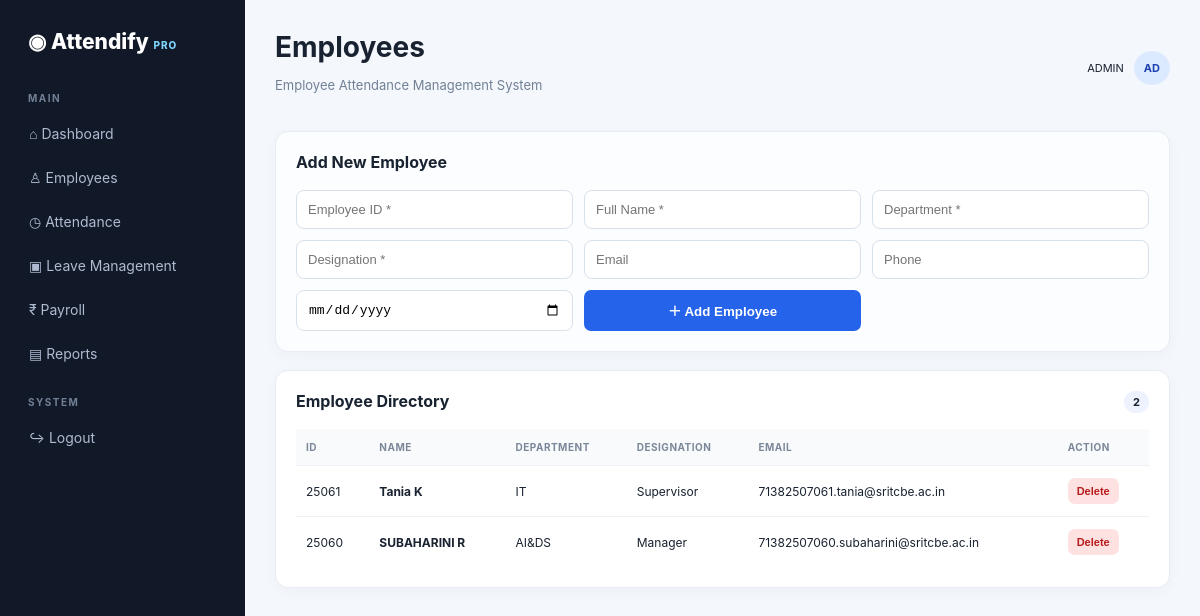
Page /employees (signed in) on the committed database.
### tables this page shows
CREATE TABLE employees(
        id INTEGER PRIMARY KEY AUTOINCREMENT,
        emp_id TEXT UNIQUE NOT NULL,
        name TEXT NOT NULL,
        department TEXT NOT NULL,
        designation TEXT NOT NULL,
        email TEXT,
        phone TEXT,
        joining_date TEXT
    );

### app.py (the view)
@app.route("/employees")
def employees():
    if not protected(): return redirect(url_for("login"))
    con=db(); rows=con.execute("SELECT * FROM employees ORDER BY id DESC").fetchall(); con.close()
    return render_template("employees.html", employees=rows)

### app.py (called while the page is built)
def db():
    con = sqlite3.connect(DB)
    con.row_factory = sqlite3.Row
    return con

def protected():
    return "user" in session

### templates/employees.html
{% extends "base.html" %}{% block heading %}Employees{% endblock %}{% block content %}
<div class="card form-card"><div class="card-title">Add New Employee</div><form method="post" action="/employees/add" class="form-grid">
<input name="emp_id" placeholder="Employee ID *" required><input name="name" placeholder="Full Name *" required><input name="department" placeholder="Department *" required><input name="designation" placeholder="Designation *" required><input name="email" placeholder="Email"><input name="phone" placeholder="Phone"><input type="date" name="joining_date"><button class="primary">＋ Add Employee</button></form></div>
<div class="card"><div class="card-title">Employee Directory <span class="count">{{employees|length}}</span></div><table><tr><th>ID</th><th>Name</th><th>Department</th><th>Designation</th><th>Email</th><th>Action</th></tr>{% for e in employees %}<tr><td>{{e.emp_id}}</td><td><b>{{e.name}}</b></td><td>{{e.department}}</td><td>{{e.designation}}</td><td>{{e.email or '-'}}</td><td><form method="post" action="/employees/delete/{{e.id}}" onsubmit="return confirm('Delete this employee?')"><button class="danger small">Delete</button></form></td></tr>{% else %}<tr><td colspan="6" class="empty">No employees. Add your first employee above.</td></tr>{% endfor %}</table></div>
{% endblock %}

### static/css/style.css (style rules this page uses)
* { box-sizing:border-box }
body { margin:0;font-family:Inter,Segoe UI,Arial,sans-serif;background:#f4f7fb;color:#182230 }
.card { background:#fff;border:1px solid #e7edf5;border-radius:13px;padding:20px;box-shadow:0 4px 15px #1e293b08;margin-bottom:18px }
.card-title { font-weight:750;font-size:16px;margin-bottom:18px }
.count { float:right;background:#eef2ff;padding:4px 9px;border-radius:12px;font-size:11px }
table { width:100%;border-collapse:collapse;font-size:12px }
th { text-align:left;color:#7b8798;font-size:10px;letter-spacing:.5px;text-transform:uppercase;background:#f8fafc }
th,td { padding:12px 10px;border-bottom:1px solid #edf1f5 }
tr:last-child td { border-bottom:0 }
.form-card { background:#fbfdff }
.form-grid { display:grid;grid-template-columns:repeat(3,1fr);gap:11px }
input,select { width:100%;border:1px solid #d8e0ea;border-radius:8px;padding:11px;background:#fff;font-size:13px;outline:none }
.primary,.secondary,.danger,.success { border:0;border-radius:7px;padding:11px 15px;cursor:pointer;font-weight:650 }
.primary { background:#2563eb;color:white }
.danger { background:#fee2e2;color:#b91c1c }
.small { padding:7px 9px;font-size:11px }

### rows in the picture
employees: emp_id "25061", name "Tania K", department "IT", designation "Supervisor", email "71382507061.tania@sritcbe.ac.in"
employees: emp_id "25060", name "SUBAHARINI R", department "AI&DS", designation "Manager", email "71382507060.subaharini@sritcbe.ac.in"

### other values in the picture
{{ employees|length }} "2"
